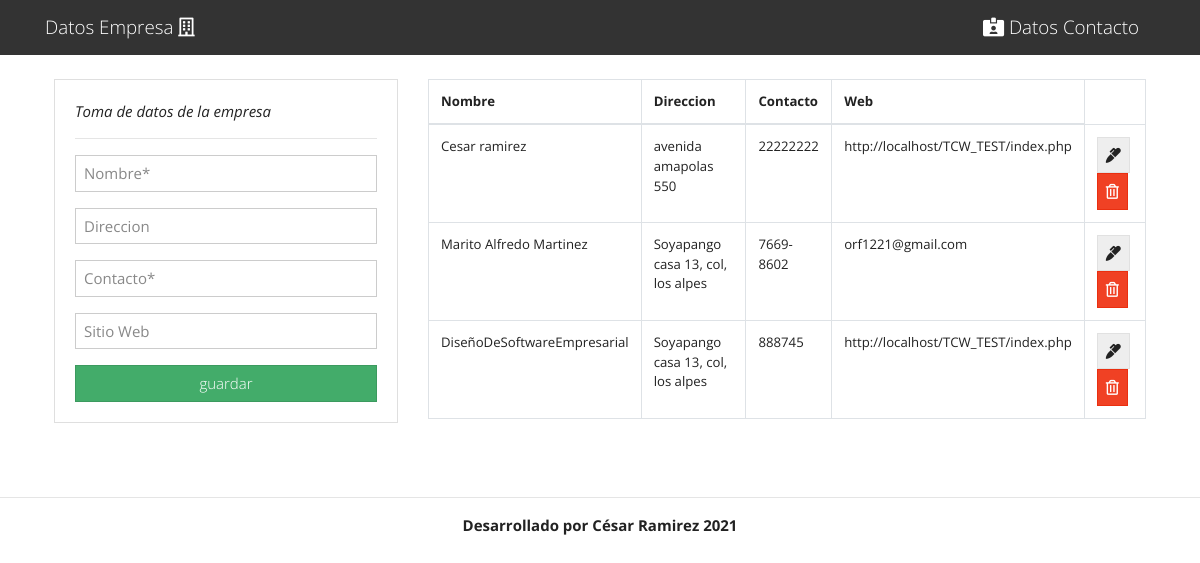
The page / on the database its author committed.
### tables this page shows
CREATE TABLE `empresa` (
  `id` int(11) NOT NULL,
  `Nombre` varchar(200) NOT NULL,
  `Direccion` text NOT NULL,
  `Contacto` varchar(25) NOT NULL,
  `Website` text NOT NULL
);

### index.php (the view, shortened to what this page needs)
<?php include("db.php") ?>
<?php include('Main/header.php') ?>
<main class="container p-4">
  <div class="row">
    <div class="col-md-4">
      <div class="card card-body">
        <form action="saveRegister.php" method="POST">
        	<em> Toma de datos de la empresa</em>
        	<hr>
          <div class="form-group">
         	 <input type="text" name="Nombre" class="form-control" placeholder="Nombre*" required autofocus>
          </div>
           <div class="form-group">
            <input type="text" name="Direccion" class="form-control" placeholder="Direccion" autofocus>
          </div>
          <div class="form-group">
            <input type="text" name="Contacto" class="form-control" placeholder="Contacto*"required autofocus>
          </div>
          <div class="form-group">
            <input type="text" name="Website" class="form-control" placeholder="Sitio Web" autofocus>
          </div>
          <input type="submit" name="saveRegister" class="btn btn-success btn-block" value="guardar">
        </form>
      </div>
    </div>
    <div class="col-md-8">
      <table class="table table-bordered">
        <thead>
          <tr>
            <th>Nombre</th>
            <th>Direccion</th>
            <th>Contacto</th>
            <th>Web</th>
          </tr>
        </thead>
        <tbody>
          <?php
          $query = "SELECT * FROM empresa";
          $result_tasks = mysqli_query($conn, $query);
          while($row = mysqli_fetch_assoc($result_tasks)) { ?>
          <tr>
            <td><?php echo $row['Nombre']; ?></td>
            <td><?php echo $row['Direccion']; ?></td>
            <td><?php echo $row['Contacto']; ?></td>
            <td><?php echo $row['Website']; ?></td>
            <td>
              <a href="Edit.php?id=<?php echo $row['id']?>" class="btn btn-secondary">
                <i class="fas fa-marker"></i>
              </a>
              <a href="Delete.php?id=<?php echo $row['id']?>" class="btn btn-danger">
                <i class="far fa-trash-alt"></i>
              </a>
            </td>
          </tr>
          <?php } ?>
        </tbody>
      </table>
    </div>
  </div>
</main>
<?php include('Main/footer.php'); ?>

### Main/header.php (shortened to what this page needs)
<!DOCTYPE html>
<html lang="en">
<head>
    <link rel="stylesheet" href="https://bootswatch.com/4/yeti/bootstrap.min.css">
      <link rel="stylesheet" href="https://use.fontawesome.com/releases/v5.6.3/css/all.css">
</head>
<body>
	<nav class="navbar navbar-dark bg-dark">
		<div class="container">
				<a class="navbar-brand" href="index.php">Datos Empresa <i class="far fa-building"></i></a>
				<a class="navbar-brand" href="index2.php"><i class="fas fa-id-card-alt"></i> Datos Contacto </a>
		</div>
	</nav>
</body>
</html>

### Main/footer.php (shortened to what this page needs)
<br><hr>
<center><p><strong>Desarrollado por César Ramirez <?php echo date('Y');?></p></strong> </center>
</body>
</html>

### rows shown on the page
empresa: Nombre "Cesar ramirez", Direccion "avenida amapolas 550", Contacto "22222222", Website "http://localhost/TCW_TEST/index.php"
empresa: Nombre "Marito Alfredo Martinez", Direccion "Soyapango casa 13, col, los alpes", Contacto "7669-8602", Website "orf1221@gmail.com"
empresa: Nombre "DiseñoDeSoftwareEmpresarial", Direccion "Soyapango casa 13, col, los alpes", Contacto "888745", Website "http://localhost/TCW_TEST/index.php"
